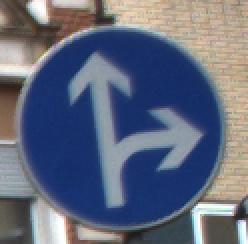
#> input picture Pres_3/img/01.png, 124 x 122 px (shown 2 times larger)
$ jupyter execute --allow-errors main_traffic_signs.ipynb
#> lines starting #> are read from the running program, lines starting #| are printed output that depends on the picture
#  Assisting children while biking

### Gruppe 7: Maximilian Hörnis, Florian Schwarm, Dennis Rupprecht

## Motivation
* Children are active participants in road traffic
* Traffic signs might not be obvious to them
* Handheld technology device (smartphones etc.) usage is prevalent among children

## Idea

Recognize and classify traffic signs automatically and display them in
an easy to understand assistive technology for children, without distracting them.

## Task

* Create selection from traffic signs
*   Recognize a stop sign

[cell 1]
# Import some libs
import matplotlib
import cv2
import matplotlib.pyplot as plt
import numpy as np
#from google.colab.patches import cv2_imshow

## Selaction from traffic signs:

[cell 2]
image01 = plt.imread("img/01.png")
#> image01 is the input picture: shape (122, 124, 4) float32; mean R, G, B, A 0.383, 0.412, 0.49, 1
image02 = plt.imread("img/02.png")
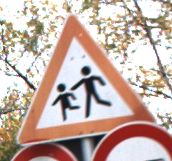
#> input picture Pres_3/img/02.png, 172 x 161 px
#> image02 is the input picture: shape (161, 172, 4) float32; mean R, G, B, A 0.775, 0.694, 0.657, 1
image03 = plt.imread("img/03.png")
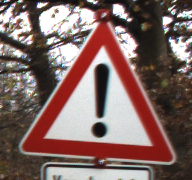
#> input picture Pres_3/img/03.png, 192 x 180 px
#> image03 is the input picture: shape (180, 192, 3) float32; mean R, G, B 0.502, 0.407, 0.391
image04 = plt.imread("img/04.png")
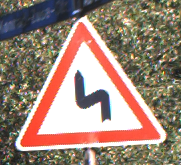
#> input picture Pres_3/img/04.png, 181 x 165 px
#> image04 is the input picture: shape (165, 181, 3) float32; mean R, G, B 0.612, 0.521, 0.467
image05 = plt.imread("img/05.png")
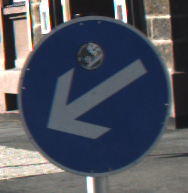
#> input picture Pres_3/img/05.png, 188 x 193 px
#> image05 is the input picture: shape (193, 188, 3) float32; mean R, G, B 0.316, 0.33, 0.37
image06 = plt.imread("img/06.png")
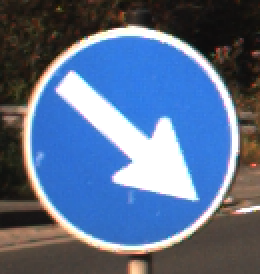
#> input picture Pres_3/img/06.png, 130 x 137 px (shown 2 times larger)
#> image06 is the input picture: shape (137, 130, 3) float32; mean R, G, B 0.357, 0.43, 0.549
#> (the rest of this cell did not finish here and is left out)
